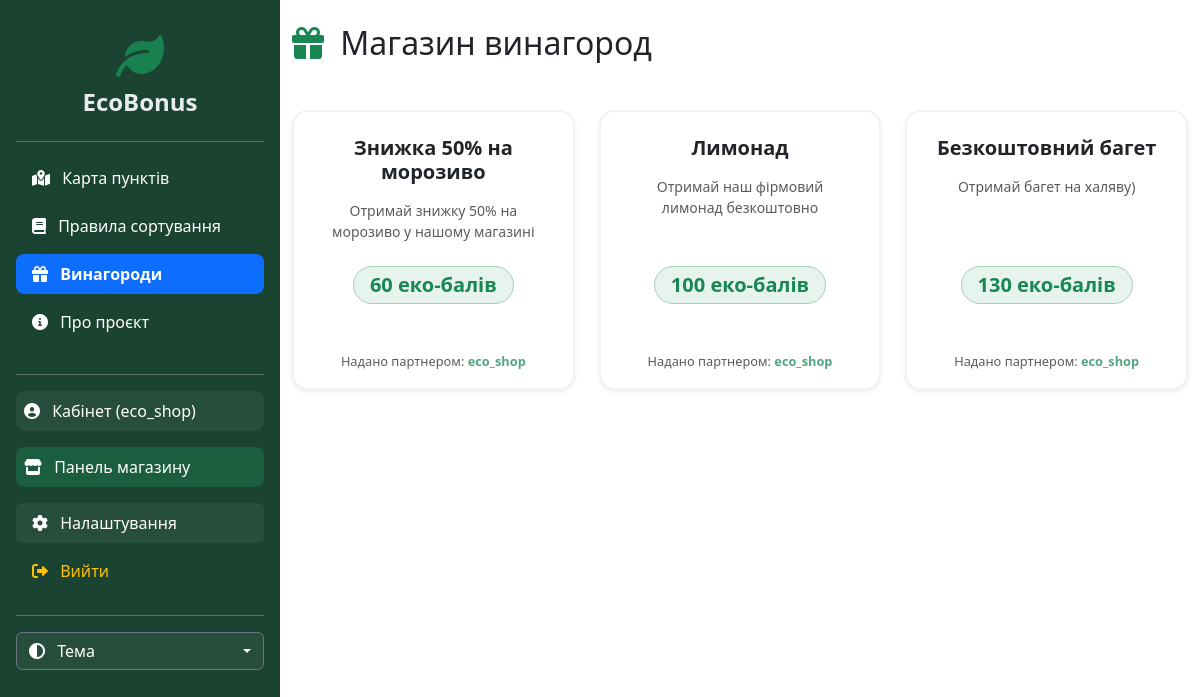
The page /rewards/ (signed in) on the database its author committed.
### main/models.py (models this page shows, shortened)
class StoreOffer(models.Model):
    store = models.ForeignKey(User, on_delete=models.CASCADE, related_name='offers', verbose_name='Магазин')
    title = models.CharField(max_length=100, verbose_name='Назва винагороди')
    description = models.TextField(verbose_name='Опис', blank=True, null=True)
    cost = models.IntegerField(verbose_name='Вартість (в балах)')
    is_active = models.BooleanField(default=True, verbose_name='Активно')
    created_at = models.DateTimeField(auto_now_add=True)

### main/views.py (the view, shortened to what this page needs)
# urls.py: path('rewards/', views.rewards, name='rewards'),
@login_required
def rewards(request):
    profile = request.user.userprofile
    active_offers = StoreOffer.objects.filter(is_active=True).order_by('-created_at')
    return render(request, 'main/rewards.html', {
        'balance': profile.balance,
        'offers': active_offers
    })

### main/templates/main/rewards.html (shortened to what this page needs)
{% extends 'main/layout.html' %}
{% block content %}
<div class="container mt-4 mb-5">
    <h2 class="mb-4"><i class="fa-solid fa-gift text-success me-2"></i> Магазин винагород</h2>
    <div class="row g-4 mt-2">
        {% for offer in offers %}
        <div class="col-md-4">
            <div class="card reward-card h-100 shadow-sm bg-body rounded-4">
                <div class="card-body p-4 text-center d-flex flex-column">
                    <h5 class="fw-bold mb-3 text-body">{{ offer.title }}</h5>
                    <p class="text-muted small mb-4">{{ offer.description }}</p>
                    <div class="mt-auto">
                        <span class="badge bg-success bg-opacity-10 text-success fs-5 px-3 py-2 mb-4 rounded-pill border border-success-subtle">
                            {{ offer.cost }} еко-балів
                        </span>
                    </div>
                </div>
                <div class="card-footer bg-transparent border-top-0 text-muted pb-3 pt-0 text-center" style="font-size: 0.8rem;">
                    Надано партнером: <strong class="text-success opacity-75">{{ offer.store.username }}</strong>
                </div>
            </div>
        </div>
        {% empty %}
        <div class="col-12 text-center py-5 text-muted">
            <i class="fa-solid fa-store-slash fa-4x mb-4 opacity-25"></i>
            <h4 class="fw-normal">Магазин поки що порожній</h4>
            <p>Наші партнери вже готують для вас нові винагороди!</p>
        </div>
        {% endfor %}
    </div>
</div>
{% endblock %}

### main/templates/main/layout.html (shortened to what this page needs)
{% load static %}
<!DOCTYPE html>
<html lang="uk">
<head>
    <link href="https://cdn.jsdelivr.net/npm/bootstrap@5.3.3/dist/css/bootstrap.min.css" rel="stylesheet">
    <link href="https://cdnjs.cloudflare.com/ajax/libs/font-awesome/6.0.0-beta3/css/all.min.css" rel="stylesheet">
    <link href="https://cdn.jsdelivr.net/npm/sweetalert2@11/dist/sweetalert2.min.css" rel="stylesheet">
</head>
<body>
    <aside class="sidebar p-3 text-white">
        <a href="{% url 'home' %}" class="d-block text-center mb-4 mt-3 text-white text-decoration-none" style="transition: 0.3s; opacity: 0.9;" onmouseover="this.style.opacity='1'" onmouseout="this.style.opacity='0.9'">
            <i class="fa-solid fa-leaf fa-3x text-success mb-2"></i>
            <h3 class="fw-bold fs-4">EcoBonus</h3>
        </a>
        <hr>
        <ul class="nav nav-pills flex-column mb-auto">
            <li class="nav-item mb-2">
                <a href="{% url 'home' %}" class="nav-link text-white " style="{% if request.resolver_match.url_name != 'home' %}background: none;{% endif %}; border-radius: 8px;">
                    <i class="fa-solid fa-map-location-dot me-2"></i> Карта пунктів
                </a>
            </li>
            <li class="nav-item mb-2">
                <a href="{% url 'rules' %}" class="nav-link text-white " style="{% if request.resolver_match.url_name != 'rules' %}background: none;{% endif %}; border-radius: 8px;">
                    <i class="fa-solid fa-book me-2"></i> Правила сортування
                </a>
            </li>
            <li class="nav-item mb-2">
                <a href="{% url 'rewards' %}" class="nav-link text-white {% if request.resolver_match.url_name == 'rewards' %}active fw-bold{% endif %}" style="; border-radius: 8px;">
                    <i class="fa-solid fa-gift me-2"></i> Винагороди
                </a>
            </li>
            <li class="nav-item mb-2">
                <a href="{% url 'about' %}" class="nav-link text-white " style="{% if request.resolver_match.url_name != 'about' %}background: none;{% endif %}; border-radius: 8px;">
                    <i class="fa-solid fa-circle-info me-2"></i> Про проєкт
                </a>
            </li>
        </ul>
        <hr class="mt-4 mb-3">
        <ul class="nav nav-pills flex-column mb-2">
           {% if user.is_authenticated %}
                <li class="nav-item mb-2">
                    <a href="{% url 'profile' %}" class="nav-link text-white p-2 rounded-3 hover-effect {% if request.resolver_match.url_name == 'profile' %}fw-bold{% endif %}"
                       style="background-color: {% if request.resolver_match.url_name == 'profile' %}rgba(255, 255, 255, 0.2){% else %}rgba(255, 255, 255, 0.05){% endif %};">
                        <i class="fa-solid fa-circle-user me-2"></i> Кабінет ({{ user.username }})
                    </a>
                </li>
                {% if user.userprofile.is_partner %}
                    <li class="nav-item mb-2 mt-2">
                        <a href="{% url 'partner_panel' %}" class="nav-link text-white p-2 rounded-3 hover-effect {% if request.resolver_match.url_name == 'partner_panel' %}fw-bold{% endif %}"
                           style="background-color: {% if request.resolver_match.url_name == 'partner_panel' %}rgba(25, 135, 84, 0.8){% else %}rgba(25, 135, 84, 0.4){% endif %};">
                            <i class="fa-solid fa-building-circle-check me-2"></i> Панель організації
                        </a>
                    </li>
                {% elif user.userprofile.is_store %}
                    <li class="nav-item mb-2 mt-2">
                        <a href="{% url 'store_panel' %}" class="nav-link text-white p-2 rounded-3 hover-effect {% if request.resolver_match.url_name == 'store_panel' %}fw-bold{% endif %}"
                           style="background-color: {% if request.resolver_match.url_name == 'store_panel' %}rgba(25, 135, 84, 0.8){% else %}rgba(25, 135, 84, 0.4){% endif %};">
                            <i class="fa-solid fa-store me-2"></i> Панель магазину
                        </a>
                    </li>
                {% endif %}
                <li class="nav-item mb-2 mt-2">
                    <a href="{% url 'settings' %}" class="nav-link text-white rounded hover-effect {% if request.resolver_match.url_name == 'settings' %}fw-bold{% endif %}"
                       style="background-color: {% if request.resolver_match.url_name == 'settings' %}rgba(255, 255, 255, 0.2){% else %}rgba(255, 255, 255, 0.05){% endif %};">
                        <i class="fa-solid fa-gear me-2"></i> Налаштування
                    </a>
                </li>
                <li class="nav-item mb-2">
                    <form method="post" action="{% url 'logout' %}" class="m-0 p-0">
                        <button type="submit" class="nav-link text-warning rounded w-100 text-start border-0 hover-effect" style="background: transparent;">
                            <i class="fa-solid fa-right-from-bracket me-2"></i> Вийти
                        </button>
                    </form>
                </li>
            {% endif %}
        </ul>
        <hr>
        <div class="dropdown">
            <button class="btn btn-dark dropdown-toggle w-100 d-flex align-items-center justify-content-between border-secondary" type="button" id="themeDropdown" data-bs-toggle="dropdown" aria-expanded="false" style="background-color: rgba(255,255,255,0.05);">
                <span><i class="fa-solid fa-circle-half-stroke me-2"></i> Тема</span>
            </button>
        </div>
    </aside>
    <main class="main-content">
        {% block content %}{% endblock %}
    </main>
</body>
</html>

### main/templates/main/layout.html (style rules this page uses)
:root { --sidebar-width: 280px; }
body { overflow-x: hidden; display: flex; min-height: 100vh; }
.sidebar { width: var(--sidebar-width); min-height: 100vh; background-color: #1b4332; position: fixed; top: 0; left: 0; z-index: 1000; }
.main-content { margin-left: var(--sidebar-width); width: calc(100% - var(--sidebar-width)); }

### main/templates/main/rewards.html (style rules this page uses)
.reward-card { transition: transform 0.3s ease, box-shadow 0.3s ease, border-color 0.3s ease; border: 2px solid rgba(0,0,0,0.05) !important; }

### rows shown on the page
StoreOffer: title "Знижка 50% на морозиво", description "Отримай знижку 50% на морозиво у нашому магазині", cost "60", store.username "eco_shop"
StoreOffer: title "Лимонад", description "Отримай наш фірмовий лимонад безкоштовно", cost "100", store.username "eco_shop"
StoreOffer: title "Безкоштовний багет", description "Отримай багет на халяву)", cost "130", store.username "eco_shop"

### other values the page prints
{{ user.username }} "eco_shop"
